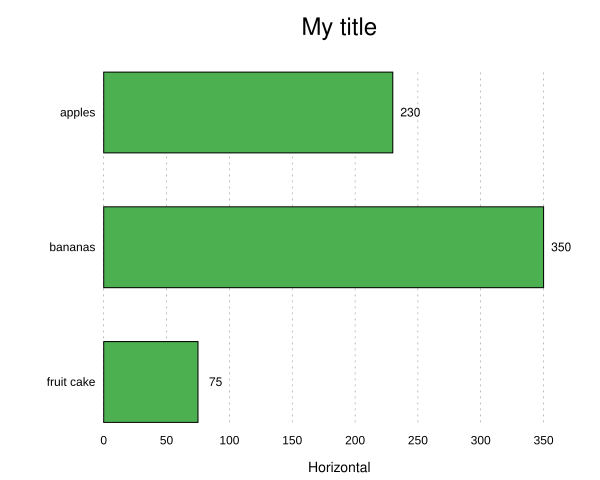

The gnuplot source for this figure:
#!/usr/bin/gnuplot

set terminal svg
set output 'barshoriz.svg'

set xrange [0:375]

set xlabel 'Horizontal' font "Helvetica, 14"
#set ylabel 'Vertical' font "Helvetica, 14"
set title 'My title' font "Helvetica, 24"

unset key

set grid xtics
set xtics nomirror
set ytics nomirror
set tics scale 0
set noborder

set style fill solid border -1

plot 'barshoriz.dat' \
		using ($2/2.0):(-$0):($2/2.0):(0.3):ytic(1) \
		with boxxyerrorbars linecolor rgb '#4caf50', \
	'' \
		using ($2 + 14.0):(-$0):($2) \
		with labels font 'Helvetica, 12'
